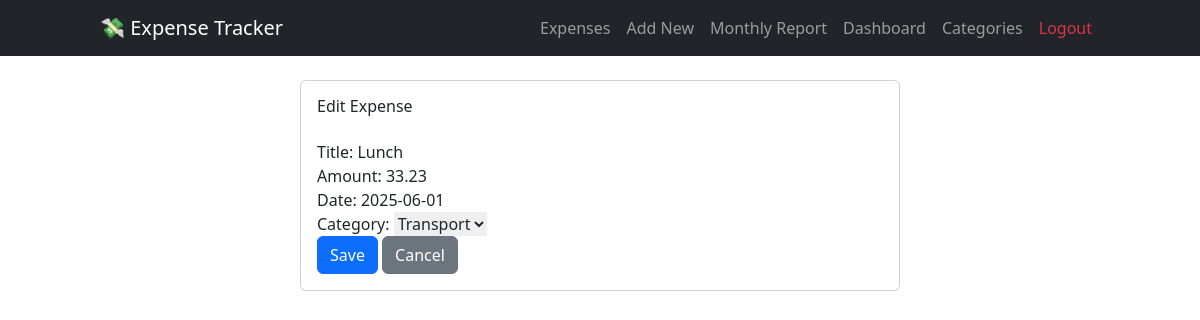
/edit/25/ (signed in), run on the app's committed database.
### expenses/models.py (models this page shows, shortened)
class Expense(models.Model):
    user = models.ForeignKey(User, on_delete=models.CASCADE)
    title = models.CharField(max_length=255)
    amount = models.DecimalField(max_digits=10, decimal_places=2)
    category = models.ForeignKey(Category, on_delete=models.SET_NULL, null=True, blank=True)
    date = models.DateField()
    created_at = models.DateTimeField(auto_now_add=True)

### expenses/views.py (the view)
# urls.py: path('edit/<int:expense_id>/', views.edit_expense, name='edit_expense'),
@login_required
def edit_expense(request, expense_id):
    expense = get_object_or_404(Expense, id=expense_id, user=request.user)
    if request.method == 'POST':
        form = ExpenseForm(request.POST or None, instance=expense, user=request.user)
        if form.is_valid():
            form.save()
            return redirect('expense_list')
    else:
        form = ExpenseForm(user=request.user, instance=expense)
    return render(request, 'expenses/edit_expense.html', {
    'form': form,
    'view_title': 'Edit Expense',
    'button_text': 'Save'
})

### expenses/forms.py
class ExpenseForm(forms.ModelForm):
    class Meta:
        model = Expense
        fields = ['title', 'amount', 'date', 'category']
    def __init__(self, *args, **kwargs):
        user = kwargs.pop('user', None)
        super().__init__(*args, **kwargs)
        if user:
            self.fields['category'].queryset = Category.objects.filter(user=user)

### expenses/models.py (called while the page is built)
    def __str__(self):
        return self.name

### expenses/templates/expenses/edit_expense.html (shortened to what this page needs)
{% extends 'expenses/base.html' %}
{% block content %}
<div class="card mx-auto" style="max-width: 600px;">
  <div class="card-body">
    <h2 class="card-title mb-4">{{ view_title }}</h2>
    <form method="POST">
      {{ form.as_p }}
      <button type="submit" class="btn btn-primary">{{ button_text }}</button>
      <a href="{% url 'expense_list' %}" class="btn btn-secondary">Cancel</a>
    </form>
  </div>
</div>
{% endblock %}

### data on the page
Expense: title "Lunch", amount "33.23", date "2025-06-01", category "Transport"

### other printed values
{{ view_title }} "Edit Expense"
{{ button_text }} "Save"
